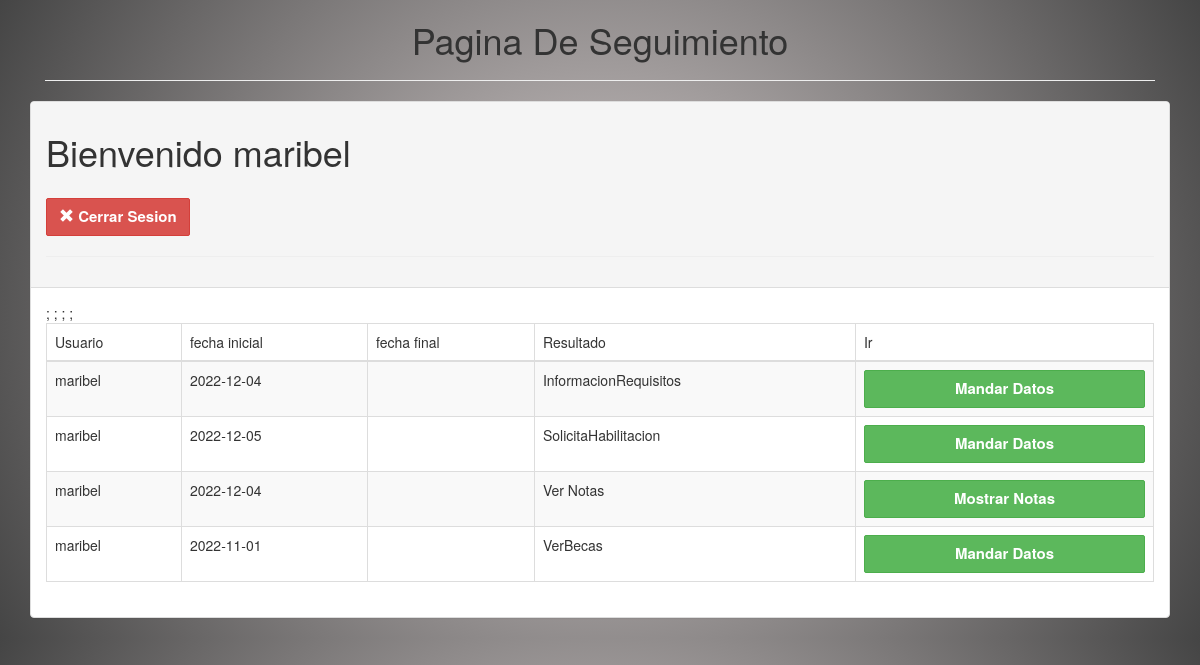
Page /EntradaEstudiante.php (signed in) on the committed database.
### tables this page shows
CREATE TABLE `flujoprocesoseguimiento` (
  `id` int(11) NOT NULL,
  `Flujo` varchar(3) DEFAULT NULL,
  `Proceso` varchar(3) DEFAULT NULL,
  `Usuario` varchar(10) DEFAULT NULL,
  `contra` varchar(50) NOT NULL,
  `FechaInicio` date DEFAULT NULL,
  `FechaFin` date DEFAULT NULL,
  `estado` varchar(35) DEFAULT 'pendiente'
);

### EntradaEstudiante.php (the view, shortened to what this page needs)
<!DOCTYPE html>
<html>
<head>
    <link rel="stylesheet" href="bootstrap/css/bootstrap.min.css">
</head>
<body style="background: rgb(214,206,206);
background: radial-gradient(circle, rgba(214,206,206,1) 0%, rgba(69,69,69,1) 100%);">
    <div class="wrapper">
        <div class="container">
            <div class="col-lg-12">
                <center>
                    <h1>Pagina De Seguimiento</h1>
                </center>
                <hr>
            </div>
            <br><br><br>
            <div class="row">
                <div class="col-lg-12">
                    <div class="panel panel-default">
                        <div class="panel-heading">
                            <h1> Bienvenido <?php echo $_SESSION["usuario"]; ?><h1>
                                    <a href="cerrar_sesion.php"><button class="btn btn-danger text-left"><span class="glyphicon glyphicon-remove" aria-hidden="true"></span> Cerrar Sesion</button></a>
                                    <hr>
                        </div>
                        <div class="panel-body">
                            <div class="table-responsive">
                                <table class="table table-striped table-bordered table-hover">
                                    <thead>
                                        <tr>
                                            <td>Usuario</td>
                                            <td>fecha inicial</td>
                                            <td>fecha final</td>
                                            <td>Resultado</td>
                                            <td>Ir</td>
                                        </tr>
                                    </thead>
                                    <tbody>
                                        <?php
                                        include "conexion.inc.php";
                                        $usuario = $_SESSION["usuario"];
                                        $sql = "SELECT *
                                          from flujoprocesoseguimiento
                                          WHERE usuario='$usuario'";
                                        $resultado = mysqli_query($con, $sql);
                                        ?>
                                        <?php
                                        while ($fila = mysqli_fetch_array($resultado)) {
                                        ?>
                                            <tr>
                                                <td><?php echo $fila["Usuario"] ?></td>
                                                <td><?php echo $fila["FechaInicio"] ?></td>
                                                <td><?php echo $fila["FechaFin"] ?></td>
                                                <td><?php echo $fila["estado"] ?></td>
                                                <?php
                                                if ($fila["estado"] == 'Revision' || $fila["estado"] == 'Inscripcion Realizada') {
                                                ?>
                                                    <td><a href='flujo.php?flujo=<?php echo $fila["Flujo"] ?>&proceso=P1&rol=estudiante&usuario=<?php echo $fila["Usuario"] ?>'><button class="btn btn-success btn-block" disabled>Mandar Datos</td>;
                                                <?php
                                                } elseif ($fila["Proceso"] == 'P7' && $fila["Flujo"] == 'F1') {
                                                ?>
                                                    <td><a href='flujo.php?flujo=<?php echo $fila["Flujo"] ?>&proceso=P7&rol=estudiante&usuario=<?php echo $fila["Usuario"] ?>'><button class="btn btn-success btn-block">Inscribirse en materias</td>;
                                                <?php
                                                } elseif ($fila["Proceso"] == 'P5' && $fila["Flujo"] == 'F2') {
                                                ?>
                                                    <td><a href='flujo.php?flujo=<?php echo $fila["Flujo"] ?>&proceso=P5&rol=estudiante&usuario=<?php echo $fila["Usuario"] ?>'><button class="btn btn-success btn-block">mostrar en materias</td>;
                                                <?php
                                                } elseif ($fila["Flujo"] == 'F3') {
                                                ?>
                                                    <td><a href='flujo.php?flujo=<?php echo $fila["Flujo"] ?>&proceso=P4&rol=estudiante&usuario=<?php echo $fila["Usuario"] ?>'><button class="btn btn-success btn-block">Mostrar Notas</td>;
                                                <?php
                                                } else {
                                                ?>
                                                    <td><a href='flujo.php?flujo=<?php echo $fila["Flujo"] ?>&proceso=P1&rol=estudiante&usuario=<?php echo $fila["Usuario"] ?>'><button class="btn btn-success btn-block">Mandar Datos</td>;
                                                <?php
                                                }
                                                ?>
                                            </tr>
                                        <?php
                                        }
                                        ?>
                                    </tbody>
                                </table>
                            </div>
                        </div>
                    </div>
                </div>
            </div>
        </div>
</body>
</html>

### EntradaEstudiante.php (style rules this page uses)
.form-control, .btn { min-height: 38px; border-radius: 2px; }
.btn { font-size: 15px; font-weight: bold; }

### rows in the picture
flujoprocesoseguimiento: Usuario "maribel", FechaInicio "2022-12-04", estado "InformacionRequisitos"
flujoprocesoseguimiento: Usuario "maribel", FechaInicio "2022-12-05", estado "SolicitaHabilitacion"
flujoprocesoseguimiento: Usuario "maribel", FechaInicio "2022-12-04", estado "Ver Notas"
flujoprocesoseguimiento: Usuario "maribel", FechaInicio "2022-11-01", estado "VerBecas"

### other values in the picture
$_SESSION["usuario"] "maribel"
